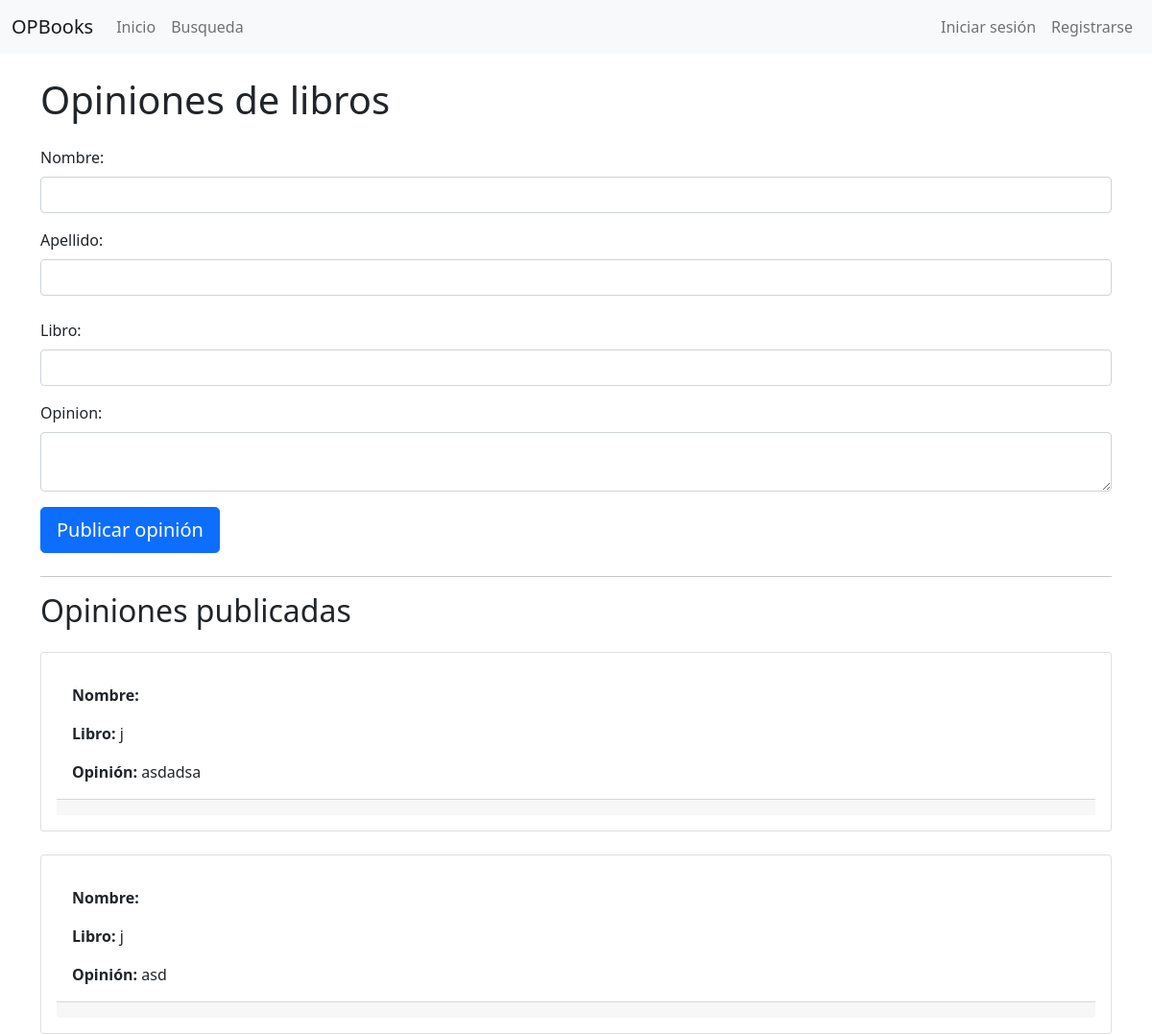
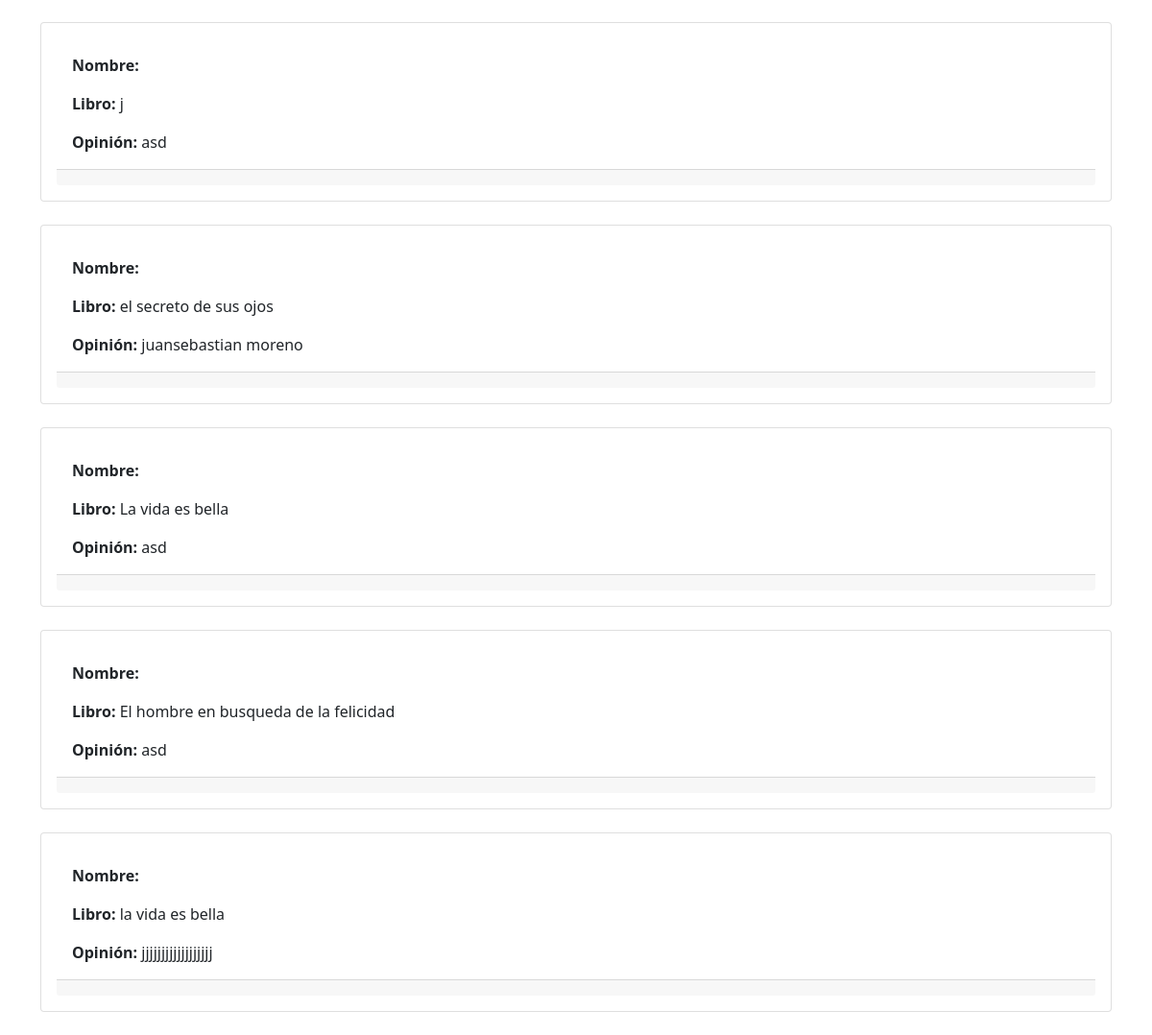
Before: / with the older database file (2 pictures, top to bottom).
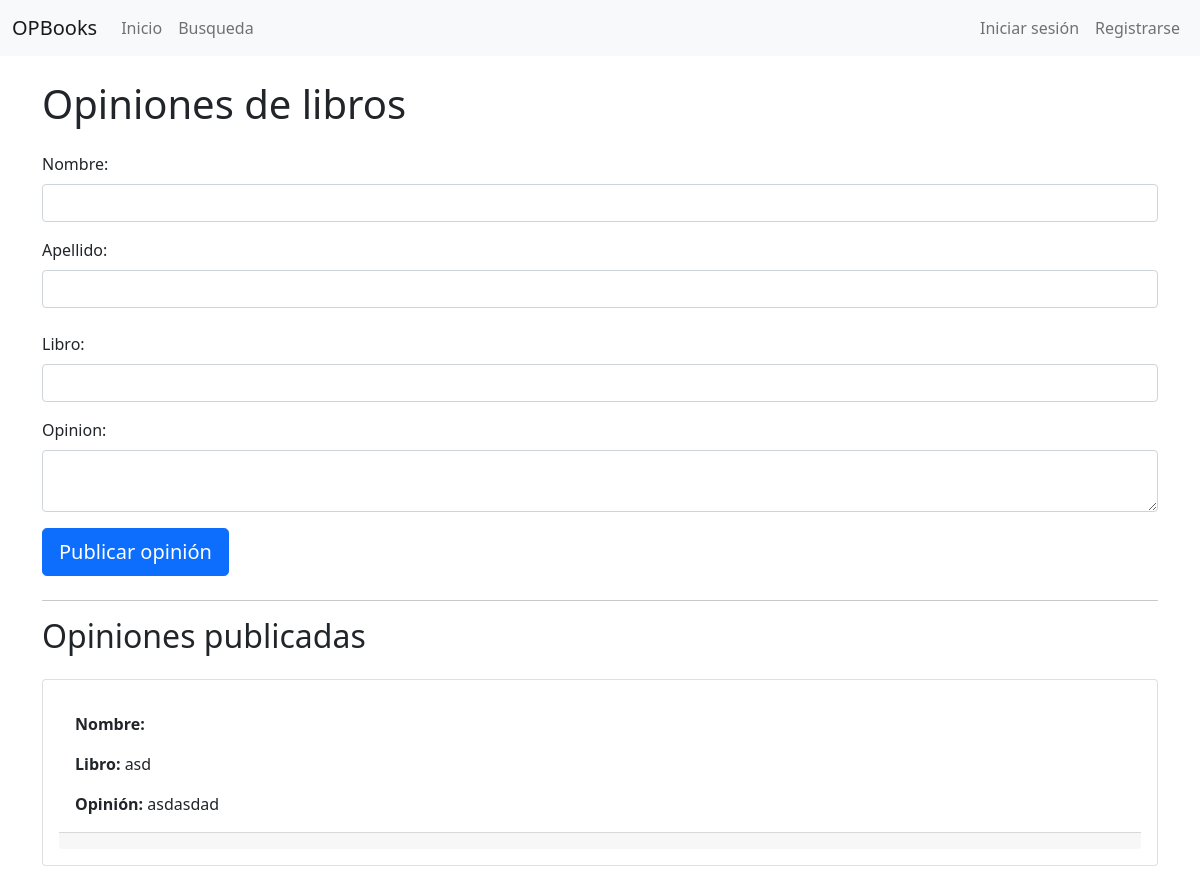
After: the same page with the newer database file.
### OPBOoks/models.py (models this page shows)
class Opinion(models.Model):
    nombre = models.CharField(max_length=100)
    apellido = models.CharField(max_length=100)
    libro = models.CharField(max_length=100)
    opinion = models.TextField()

### OPBOoks/views.py (the view, shortened to what this page needs)
# urls.py: path('', IndexView.as_view(), name='index'),
class IndexView(View):
    def get(self, request):
        opiniones = Opinion.objects.all()
        form = NuevaOpinionForm(user=request.user)
        return render(request, 'OPBooks/index.html', {'opiniones': opiniones, 'form': form})

### OPBOoks/forms.py
class NuevaOpinionForm(forms.Form):
    libro = forms.CharField(label='Libro', max_length=100)
    opinion = forms.CharField(label='Opinión', widget=forms.Textarea)
    def __init__(self, *args, **kwargs):
        user = kwargs.pop('user', None)
        super().__init__(*args, **kwargs)
        if user is not None and user.is_authenticated:
            self.fields['nombre'] = forms.CharField(widget=forms.HiddenInput(), initial=user.first_name)
            self.fields['apellido'] = forms.CharField(widget=forms.HiddenInput(), initial=user.last_name)
        else:
            self.fields['nombre'] = forms.CharField(label='nombre', max_length=100)
            self.fields['apellido'] = forms.CharField(label='apellido', max_length=100)

### OPBOoks/templates/OPBOoks/index.html (shortened to what this page needs)
{% extends 'OPBooks/base.html' %}
{% block contenido %}
    <h1 class="mb-4">Opiniones de libros</h1>
    {% if user.is_authenticated %}
        <p>Publicando opinión como {{ user.first_name }} {{ user.last_name }}</p>
    {% else %}
        <form method="post" class="mb-4">
            <div class="mb-3">
                <label for="nombre" class="form-label">Nombre:</label>
                <input type="text" name="nombre" class="form-control" required>
            </div>
            <div class="mb-3">
                <label for="apellido" class="form-label">Apellido:</label>
                <input type="text" name="apellido" class="form-control" required>
            </div>
        </form>
    {% endif %}
    <form method="post" class="mb-4">
        <div class="mb-3">
            <label for="libro" class="form-label">Libro:</label>
            <input type="text" name="libro" class="form-control" required>
        </div>
        <div class="mb-3">
            <label for="opinion" class="form-label">Opinion:</label>
            <textarea name="opinion" class="form-control" required></textarea>
        </div>
        <button type="submit" class="btn btn-primary btn-lg">Publicar opinión</button>
    </form>
    <hr>
    {% if opiniones %}
        <h2 class="mb-4">Opiniones publicadas</h2>
        <ul class="list-unstyled">
            {% for opinion in opiniones %}
                <li class="mb-4">
                    <div class="card p-3">
                        <div class="card-body">
                            <p class="card-text"><strong>Nombre:</strong> {{ opinion.usuario.first_name }} {{ opinion.usuario.last_name }}</p>
                            <p class="card-text"><strong>Libro:</strong> {{ opinion.libro }}</p>
                            <p class="card-text"><strong>Opinión:</strong> {{ opinion.opinion }}</p>
                        </div>
                        <div class="card-footer d-flex justify-content-between">
                        </div>
                    </div>
                </li>
            {% endfor %}
        </ul>
    {% endif %}
{% endblock %}

Changed rows visible on the page:
removed Opinion: libro "j", opinion "asdadsa"
removed Opinion: libro "j", opinion "asd"
removed Opinion: libro "j", opinion "asd"
removed Opinion: libro "el secreto de sus ojos", opinion "juansebastian moreno"
removed Opinion: libro "La vida es bella", opinion "asd"
removed Opinion: libro "El hombre en busqueda de la felicidad", opinion "asd"
removed Opinion: libro "la vida es bella", opinion "jjjjjjjjjjjjjjjjjj"
added Opinion: libro "asd", opinion "asdasdad"
